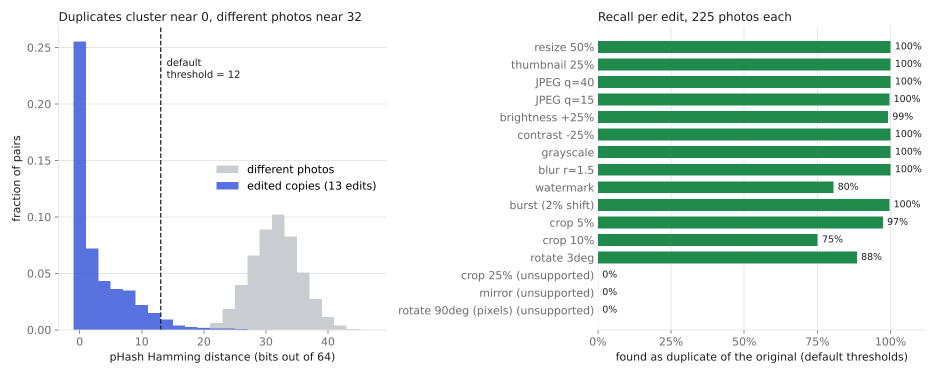
#> input picture assets/accuracy.png, 1875 x 750 px (shown at 1/2 size)
$ python -i hashing.py   (imports and definitions only)
#> lines starting #> are read from the running program, lines starting #| are printed output that depends on the picture
"""Perceptual hashes and image fingerprints.

Three 64-bit hashes are implemented from scratch on top of Pillow + NumPy:

* ``ahash`` (average hash): 8x8 grayscale thumbnail, bit = pixel > mean.
* ``dhash`` (difference hash): 9x8 thumbnail, bit = pixel brighter than its
  right-hand neighbour. Encodes horizontal gradients; very robust to
  brightness/contrast changes and re-compression.
* ``phash`` (DCT hash): 32x32 thumbnail -> 2-D DCT-II -> keep the 8x8 block of
  lowest frequencies, bit = coefficient > median. Robust to resizing, JPEG
  artefacts and mild blur because those mostly touch high frequencies.

Two images are "near duplicates" when the Hamming distance between their hashes
(the number of differing bits) is small.
"""

from __future__ import annotations

import os
from dataclasses import asdict, dataclass
from functools import lru_cache
from typing import Optional, Union

import numpy as np
from PIL import Image, ImageOps

PathLike = Union[str, "os.PathLike[str]"]

# Big panoramas are legitimate photos; we only ever read a downscaled draft.
Image.MAX_IMAGE_PIXELS = None

# Bump when hashing changes so stale cache entries are ignored.
ALGO_VERSION = 1

_RESAMPLE = Image.Resampling.LANCZOS if hasattr(Image, "Resampling") else Image.LANCZOS


def popcount(x: int) -> int:
    """Number of set bits (works on Python 3.9, where int.bit_count is missing)."""
    return bin(x).count("1")


def hamming(a: int, b: int) -> int:
    """Hamming distance between two integer hashes."""
    return popcount(a ^ b)


def _bits_to_int(bits: np.ndarray) -> int:
    value = 0
    for bit in bits.ravel():
        value = (value << 1) | int(bool(bit))
    return value


def to_gray_array(img: Image.Image, size: tuple) -> np.ndarray:
    """Resize to ``size`` (w, h) and return float64 luminance in [0, 255]."""
    gray = img.convert("L").resize(size, _RESAMPLE)
    return np.asarray(gray, dtype=np.float64)


def ahash(img: Image.Image, hash_size: int = 8) -> int:
    px = to_gray_array(img, (hash_size, hash_size))
    return _bits_to_int(px > px.mean())


def dhash(img: Image.Image, hash_size: int = 8) -> int:
    px = to_gray_array(img, (hash_size + 1, hash_size))
    return _bits_to_int(px[:, 1:] > px[:, :-1])


@lru_cache(maxsize=4)
def _dct_matrix(n: int) -> np.ndarray:
    """Orthonormal DCT-II matrix C such that DCT(x) = C @ x."""
    k = np.arange(n)[:, None]
    i = np.arange(n)[None, :]
    c = np.cos(np.pi * (2 * i + 1) * k / (2 * n)) * np.sqrt(2.0 / n)
    c[0, :] = np.sqrt(1.0 / n)
    return c


def dct2(block: np.ndarray) -> np.ndarray:
    """2-D orthonormal DCT-II of a square block."""
    c = _dct_matrix(block.shape[0])
    return c @ block @ c.T


def phash(img: Image.Image, hash_size: int = 8, highfreq_factor: int = 4) -> int:
    n = hash_size * highfreq_factor
    px = to_gray_array(img, (n, n))
    low = dct2(px)[:hash_size, :hash_size]
    return _bits_to_int(low > np.median(low))


def sharpness(img: Image.Image, side: int = 256) -> float:
    """Blur-sensitive, brightness-insensitive detail score.

    Variance of the Laplacian (second derivative, dominated by the finest
    detail) divided by the mean squared gradient (first derivative, which
    blur damps far less). Blur lowers the score; scaling intensities by a
    brightness/contrast edit changes both terms equally and cancels out.
    Computed at a fixed resolution so a downscaled copy and the original are
    compared on equal footing; used to pick the best frame of a burst.
    """
    px = to_gray_array(img, (side, side))
    lap = (
        -4.0 * px[1:-1, 1:-1]
        + px[:-2, 1:-1]
        + px[2:, 1:-1]
        + px[1:-1, :-2]
        + px[1:-1, 2:]
    )
    gx = px[:-1, 1:] - px[:-1, :-1]
    gy = px[1:, :-1] - px[:-1, :-1]
    return float(10.0 * lap.var() / ((gx * gx + gy * gy).mean() + 1e-6))


def colorfulness(img: Image.Image, side: int = 64) -> float:
    """Hasler & Suesstrunk (2003) colourfulness; ~0 for black-and-white images."""
    rgb = np.asarray(img.convert("RGB").resize((side, side), _RESAMPLE), dtype=np.float64)
    r, g, b = rgb[..., 0], rgb[..., 1], rgb[..., 2]
    rg, yb = r - g, 0.5 * (r + g) - b
    return float(np.hypot(rg.std(), yb.std()) + 0.3 * np.hypot(rg.mean(), yb.mean()))


def _flatten_alpha(img: Image.Image) -> Image.Image:
    """Convert any mode to RGB, compositing transparency onto white."""
    if img.mode in ("RGBA", "LA") or (img.mode == "P" and "transparency" in img.info):
        rgba = img.convert("RGBA")
        bg = Image.new("RGB", rgba.size, (255, 255, 255))
        bg.paste(rgba, mask=rgba.getchannel("A"))
        return bg
    return img.convert("RGB")


def open_image(path: PathLike, draft_size: Optional[tuple] = (512, 512)):
    """Open an image, returning ``(rgb_image, (width, height))``.

    ``width, height`` are the *display* dimensions of the original file (EXIF
    rotation applied). For JPEGs, Pillow's draft mode lets libjpeg decode at
    1/2, 1/4 or 1/8 scale, which makes hashing large photos several times
    faster: we never need more than a few hundred pixels.
    """
    with Image.open(path) as im:
        width, height = im.size
        try:
            orientation = im.getexif().get(0x0112, 1)
        except Exception:  # malformed EXIF should not sink the whole file
            orientation = 1
        if orientation in (5, 6, 7, 8):
            width, height = height, width
        if draft_size is not None and im.format == "JPEG":
            im.draft("RGB", draft_size)
        im.load()
        try:
            im = ImageOps.exif_transpose(im)
        except Exception:
            pass
        rgb = _flatten_alpha(im)
    return rgb, (width, height)


@dataclass
class Fingerprint:
    """Everything twinshot needs to know about one photo."""

    path: str
    bytes: int
    mtime: float
    width: int
    height: int
    phash: int
    dhash: int
    sharpness: float
    colorfulness: float = 0.0

    @property
    def pixels(self) -> int:
        return self.width * self.height

    def to_dict(self) -> dict:
        d = asdict(self)
        # 64-bit ints as hex strings: JSON/JavaScript numbers lose precision.
        d["phash"] = f"{self.phash:016x}"
        d["dhash"] = f"{self.dhash:016x}"
        return d


def fingerprint(path: PathLike) -> Fingerprint:
    """Hash one file. Raises on unreadable/corrupt images."""
    path = os.fspath(path)
    st = os.stat(path)
    rgb, (w, h) = open_image(path)
#> in open_image, im is the input picture: PIL image 1875x750 RGBA; mean R, G, B, A 218.5, 232.2, 226.9, 255
#> in open_image, `orientation = im.getexif().get(0x0112, 1)`: orientation = 1
#> in _flatten_alpha, `bg = Image.new("RGB", rgba.size, (255, 255, 255))`: bg: PIL image 1875x750 RGB; every value is 255
#> w = 1875; h = 750
    return Fingerprint(
        path=path,
        bytes=st.st_size,
        mtime=st.st_mtime,
        width=w,
        height=h,
        phash=phash(rgb),
        dhash=dhash(rgb),
        sharpness=sharpness(rgb),
        colorfulness=colorfulness(rgb),
    )
#> in dct2, `return c @ block @ c.T`:
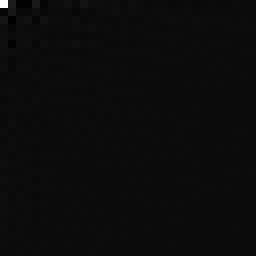
#> returned value: shape (32, 32) float64 (shown 8 times larger); min -353.2, max 7254.6, mean 7.9; drawn with min black and max white
#> the loop in _bits_to_int, `for bit in bits.ravel():` made 64 passes
#> (bit, value) on passes 3 to 14: (False, 6), (False, 12), (True, 25), (False, 50), (True, 101), (True, 203), (False, 406), (True, 813), (False, 1626), (False, 3252), (True, 6505), (False, 13010)
#> value on passes 1 to 2: 1, 3
#> after the loop in _bits_to_int, `for bit in bits.ravel():`: value = 14648159688944052375
#> the loop in _bits_to_int (call 2), `for bit in bits.ravel():` made 64 passes
#> (bit, value) on passes 3 to 14: (True, 3), (True, 7), (False, 14), (False, 28), (True, 57), (True, 115), (True, 231), (True, 463), (True, 927), (True, 1855), (False, 3710), (False, 7420)
#> value on passes 1 to 2: 0, 1
#> call 3 of to_gray_array, with size = (256, 256)
#> in to_gray_array (call 3), `gray = img.convert("L").resize(size, _RESAMPLE)`:
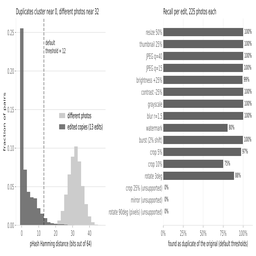
#> gray: PIL image 256x256 L; min 79, max 255, mean 227.1
#> in sharpness, `lap = ( -4.0 * px[1:-1, 1:-1] + px[:-2, 1:-1] + px[2:, 1:-1] + px[1:-1..`:
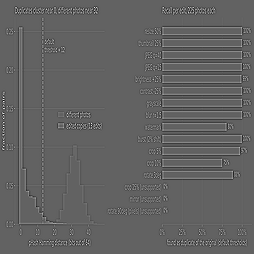
#> lap: shape (254, 254) float64; min -317, max 507, mean 0; drawn with min black and max white
#> in sharpness, `gy = px[1:, :-1] - px[:-1, :-1]`:
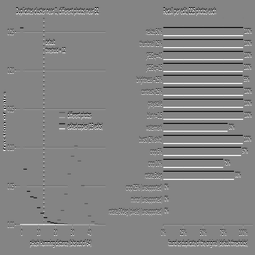
#> gy: shape (255, 255) float64; min -167, max 154, mean 0; drawn with min black and max white
#> in colorfulness, `r, g, b = rgb[..., 0], rgb[..., 1], rgb[..., 2]`:
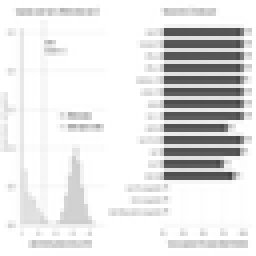
#> b: shape (64, 64) float64 (shown 4 times larger); min 67, max 255, mean 226.3
#> in colorfulness, `rg, yb = r - g, 0.5 * (r + g) - b`:
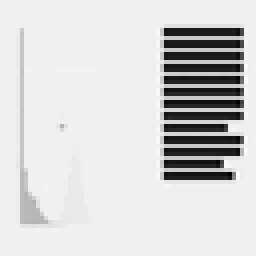
#> rg: shape (64, 64) float64 (shown 4 times larger); min -114, max 7, mean -13.8; drawn with min black and max white
#> in colorfulness, `rg, yb = r - g, 0.5 * (r + g) - b`:
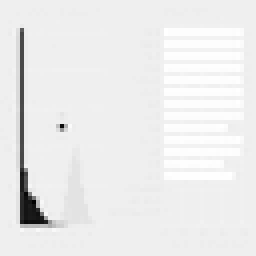
#> yb: shape (64, 64) float64 (shown 4 times larger); min -136, max 9, mean -1.61; drawn with min black and max white

>>> result = fingerprint('../../assets/accuracy.png')

$ run again, on assets/speed.png
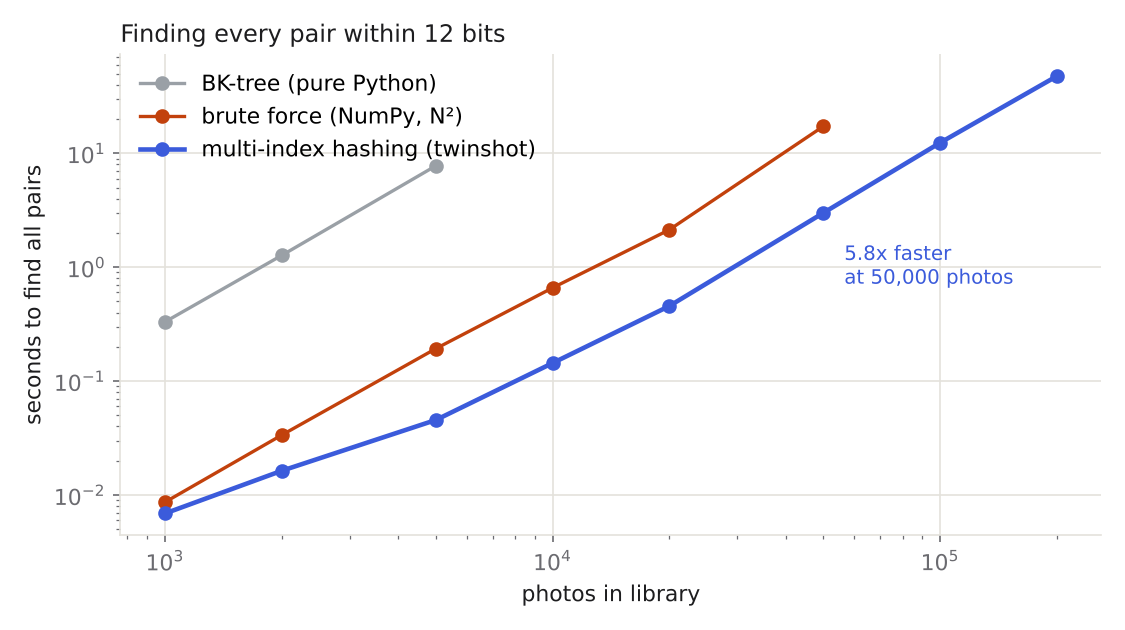
#> input picture assets/speed.png, 1125 x 630 px
#> in open_image, im is the input picture: PIL image 1125x630 RGBA; mean R, G, B, A 249.3, 249, 249.9, 255
#> orientation = 1
#> w = 1125; h = 630
#> the loop in _bits_to_int, `for bit in bits.ravel():` made 64 passes
#> (bit, value) on passes 2 to 9: (False, 2), (True, 5), (True, 11), (True, 23), (False, 46), (True, 93), (False, 186), (False, 372)
#> after the loop in _bits_to_int, `for bit in bits.ravel():`: value = 13409643373779673249
#> the loop in _bits_to_int (call 2), `for bit in bits.ravel():` made 64 passes
#> (bit, value) on passes 2 to 9: (False, 0), (True, 1), (True, 3), (True, 7), (False, 14), (False, 28), (False, 56), (False, 112)
#> gray: PIL image 256x256 L
#> in colorfulness, `rg, yb = r - g, 0.5 * (r + g) - b`:
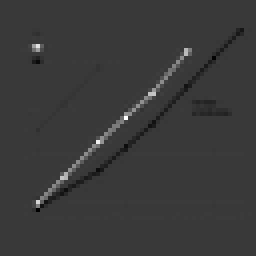
#> rg: shape (64, 64) float64 (shown 4 times larger); min -28, max 97, mean 0.4; drawn with min black and max white
#> in colorfulness, `rg, yb = r - g, 0.5 * (r + g) - b`:
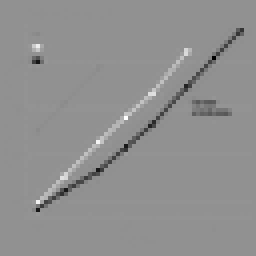
#> yb: shape (64, 64) float64 (shown 4 times larger); min -118.5, max 88.5, mean -0.9; drawn with min black and max white
